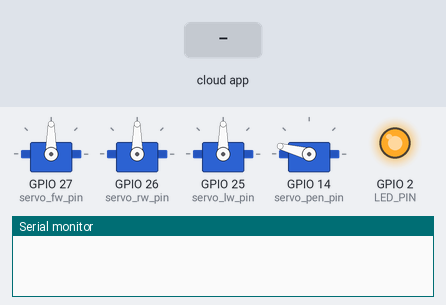
The sketch below on a simulated ESP32. Parts: 4 × servo, output pins drawn as LEDs (lit = HIGH), the last lines printed to the serial monitor. The inputs (shaded band) are chosen by the test bench. The ROS host is connected and sends only what is stated.

Above: at 1.2 s.
1.3 s: the phone or cloud app sets linear.x to -100
At 2.0 s:
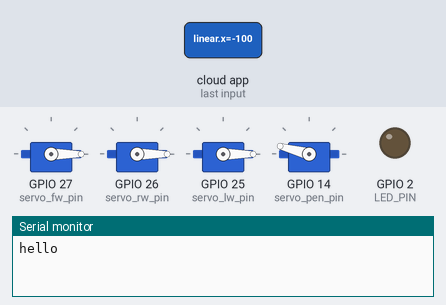
2.8 s: the phone or cloud app sets pen1_down to 1
At 3.1 s:
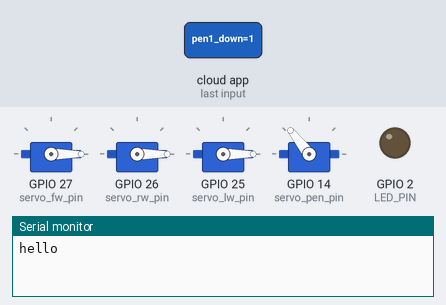
4.3 s: the phone or cloud app sets linear.x to 0
At 5.4 s:
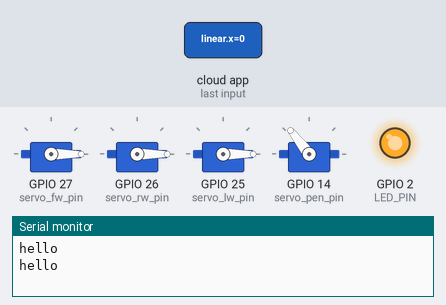
5.8 s: the phone or cloud app sets pen1_down to 0
At 6.6 s:
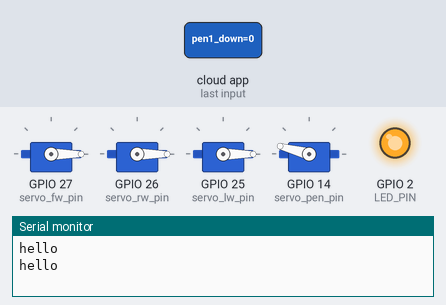
Timing chart, 0 to 8.3 s (numbered marks = the images above; inputs shaded):
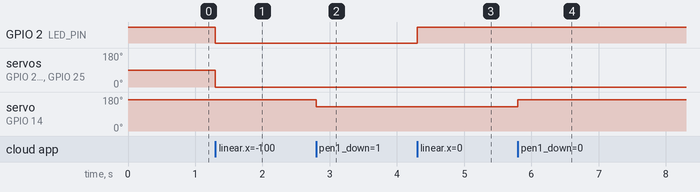

Measured:
- after the input at 1.3 s, GPIO 2 (LED_PIN): HIGH → LOW at once; servo on GPIO 27 (servo_fw_pin), servo on GPIO 26 (servo_rw_pin), servo on GPIO 25 (servo_lw_pin): 90° → 0° at once
- after the input at 2.8 s, servo on GPIO 14 (servo_pen_pin): 165° → 128° at once
- after the input at 4.3 s, GPIO 2 (LED_PIN): LOW → HIGH at once
- after the input at 5.8 s, servo on GPIO 14 (servo_pen_pin): 128° → 165° at once

The sketch:

bot_1_mapped_bow.ino
```cpp
#include <micro_ros_arduino.h>
#include<ESP32Servo.h>
#include <stdio.h>
#include <rcl/rcl.h>
#include <rcl/error_handling.h>
#include <rclc/rclc.h>
#include <rclc/executor.h>
#include <geometry_msgs/msg/twist.h>
#include <std_msgs/msg/int32.h>
#include <std_msgs/msg/bool.h>


rcl_subscription_t subscriber;
rcl_subscription_t subscriber2;
std_msgs__msg__Bool msg_bool;

geometry_msgs__msg__Twist msg;
rclc_executor_t executor;
rcl_allocator_t allocator;
rclc_support_t support;
rcl_node_t node;


Servo servo_fw;
Servo servo_rw;
Servo servo_lw;
Servo servo_pen_mode;

#define LED_PIN 2
#define servo_fw_pin  27
#define servo_lw_pin  25
#define servo_rw_pin  26
#define servo_pen_pin 14

#define RCCHECK(fn) { rcl_ret_t temp_rc = fn; if((temp_rc != RCL_RET_OK)){error_loop();}}
#define RCSOFTCHECK(fn) { rcl_ret_t temp_rc = fn; if((temp_rc != RCL_RET_OK)){error_loop();}}


void servo_init(){
  servo_fw.attach(servo_fw_pin);
  servo_rw.attach(servo_rw_pin);
  servo_lw.attach(servo_lw_pin);
  servo_pen_mode.attach(servo_pen_pin);
  servo_pen_mode.write(165);


}
void error_loop(){
  while(1){
    digitalWrite(LED_PIN, !digitalRead(LED_PIN));
    delay(100);
  }
}

// int fw_pwm(float rpm){
//   int pwm;
//   if(rpm>10){

//     //0 t0 90 clockwise
//     const float a = -0.0012;
//     const float b = 0.0923;
//     const float c = -3.8639;
//     const float d = 119.1027;

//     pwm = int(a * pow(rpm, 3) + b * pow(rpm, 2) + c * rpm + d);
//   }
//   else if(rpm<-10){
//     //90 to 180 anti-clockwise
//     const float a = -0.0006;
//     const float b = -0.0478;
//     const float c = -2.8861;
//     const float d = 75.2306;

//     pwm = int(a * pow(rpm, 3) + b * pow(rpm, 2) + c * rpm + d);
//   }else{
//     pwm=90;
//   }
//   return pwm;
// }
// int rw_pwm(float rpm){
//   int pwm;
//   if(rpm>10){
//     const float a = 0.0012;
//     const float b = -0.1196;
//     const float c = 1.1861;
//     const float d = 85.5759;


//     pwm = int(a * pow(rpm, 3) + b * pow(rpm, 2) + c * rpm + d);
//   }
//   else if(rpm<-10){
//     const float a = -0.0002;
//     const float b = -0.0257;
//     const float c = -3.0805;
//     const float d = 69.3717;
//     pwm = int(a * pow(rpm, 3) + b * pow(rpm, 2) + c * rpm + d);
//   }else{
//     pwm=90;
//   }
//   return pwm;
// }
// int lw_pwm(float rpm){
//   int pwm;
//   if(rpm>10){
//     const float a = -0.0010;
//     const float b = 0.0837;
//     const float c = -3.7968;
//     const float d = 119.365;


//     pwm = int(a * pow(rpm, 3) + b * pow(rpm, 2) + c * rpm + d);
//   }
//   else if(rpm<-10){
//     const float a = -0.0007;
//     const float b = -0.0601;
//     const float c = -3.2047;
//     const float d = 71.6505;
//         pwm = int(a * pow(rpm, 3) + b * pow(rpm, 2) + c * rpm + d);
//   }else{
//     pwm=90;
//   }
//   return pwm;
// }
//twist message cb
void subscription_callback(const void *msgin) {
  const geometry_msgs__msg__Twist * msg = (const geometry_msgs__msg__Twist *)msgin;
  // if velocity in x direction is 0 turn off LED, if 1 turn on LED
  // let us store linear.x=fw_vel
  // let us store linear.y=lw_vel
  // let us store linear.z=rw_vel
  int vel_fw=msg->linear.x;
  int vel_lw=msg->linear.y;
  int vel_rw=msg->linear.z;
  // int position_fw = map(vel_fw, -20, 20, 24, 165);
  // int position_lw = map(vel_lw, -20, 20, 26, 161);
  // int position_rw = map(vel_rw, -20, 20, 0, 180);
  // Serial.println(position_fw);
  // Serial.println(position_lw);
  // Serial.println(position_rw);


  // vel_fw=fw_pwm(vel_fw);
  // vel_rw=rw_pwm(vel_rw);
  // vel_lw=lw_pwm(vel_lw);


  // Serial.println(position_fw);
  servo_fw.write(vel_fw);
  servo_lw.write(vel_lw);
  servo_rw.write(vel_rw);
  Serial.println("hello");

  digitalWrite(LED_PIN, (msg->linear.x == 0) ? HIGH : LOW);

}
void subscription_callback2(const void *msgin) {
  // Your callback logic for the second subscriber
   const std_msgs__msg__Bool * msg_bool = (const std_msgs__msg__Bool *)msgin;
   bool pen_mode=msg_bool-> data;
   if(pen_mode==true){
    int pen_down=128;  //pen down
    servo_pen_mode.write(pen_down);

   }else if(pen_mode==false){
    int pen_up=165;
    servo_pen_mode.write(pen_up);
   }

}


void setup() {
  Serial.begin(9600);
  ESP32PWM:: allocateTimer(0);

  set_microros_wifi_transports("Redmi Note 10 Pro","laliga1234","192.168.64.112",6666);
  servo_init();
  pinMode(LED_PIN, OUTPUT);
  digitalWrite(LED_PIN, HIGH);

  // delay(2000);

  allocator = rcl_get_default_allocator();

   //create init_options
  RCCHECK(rclc_support_init(&support, 0, NULL, &allocator));

  // create node
  RCCHECK(rclc_node_init_default(&node, "bot1_node", "", &support));

  // create subscriber
  RCCHECK(rclc_subscription_init_best_effort(
    &subscriber,
    &node,
    ROSIDL_GET_MSG_TYPE_SUPPORT(geometry_msgs, msg, Twist),
    "/cmd_vel/bot1"));

  RCCHECK(rclc_subscription_init_best_effort(
    &subscriber2,
    &node,
    ROSIDL_GET_MSG_TYPE_SUPPORT(std_msgs, msg, Bool),
    "/pen1_down"));


  // create executor

  RCCHECK(rclc_executor_init(&executor, &support.context, 2, &allocator));

  RCCHECK(rclc_executor_add_subscription(&executor, &subscriber, &msg, &subscription_callback, ON_NEW_DATA));
  RCCHECK(rclc_executor_add_subscription(&executor, &subscriber2, &msg_bool, &subscription_callback2, ON_NEW_DATA));


}

void loop() {
  // delay(100);
  RCCHECK(rclc_executor_spin_some(&executor, RCL_MS_TO_NS(1)));
  // delay(100);


}
```
